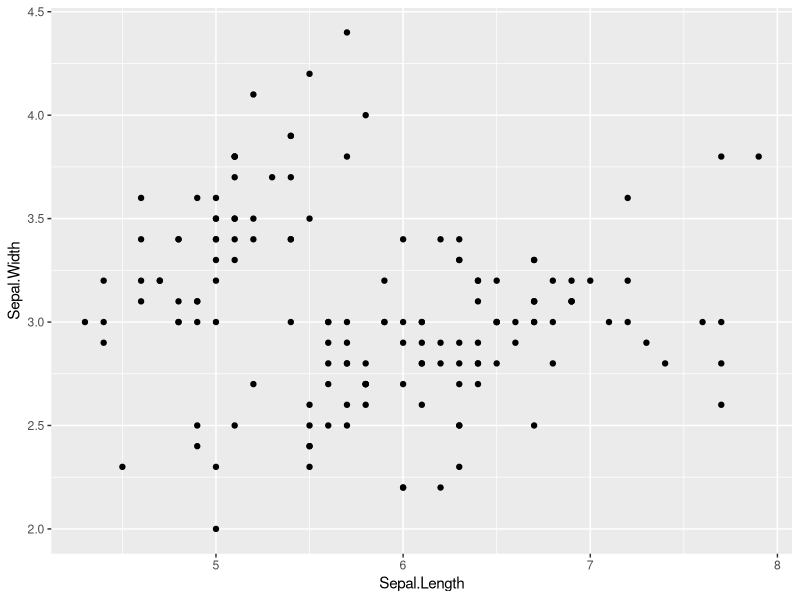
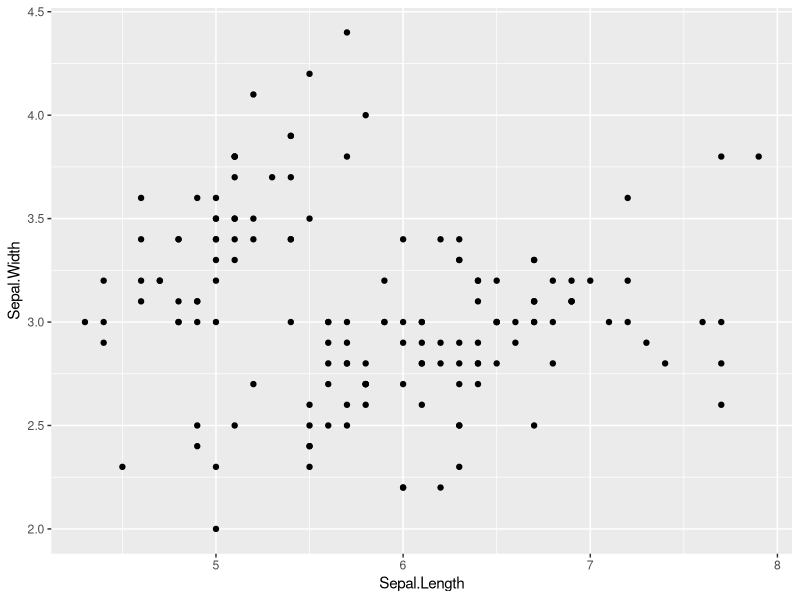
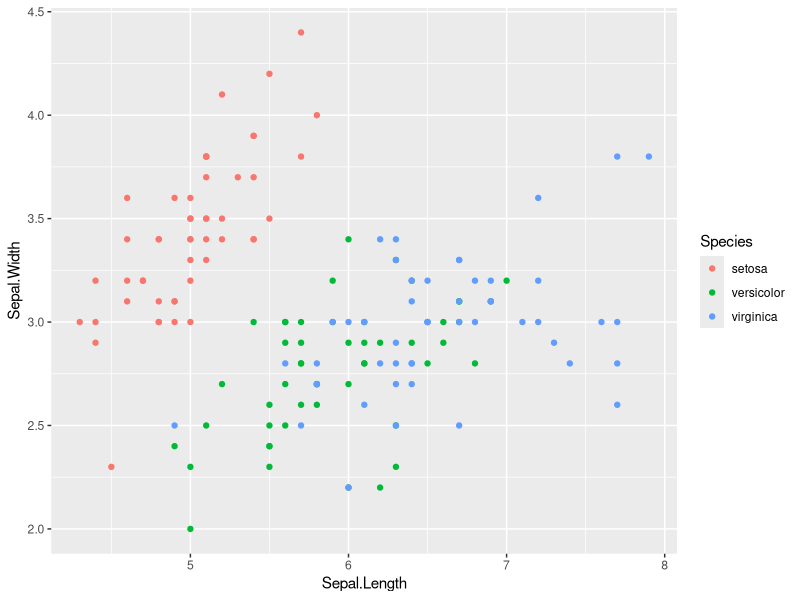
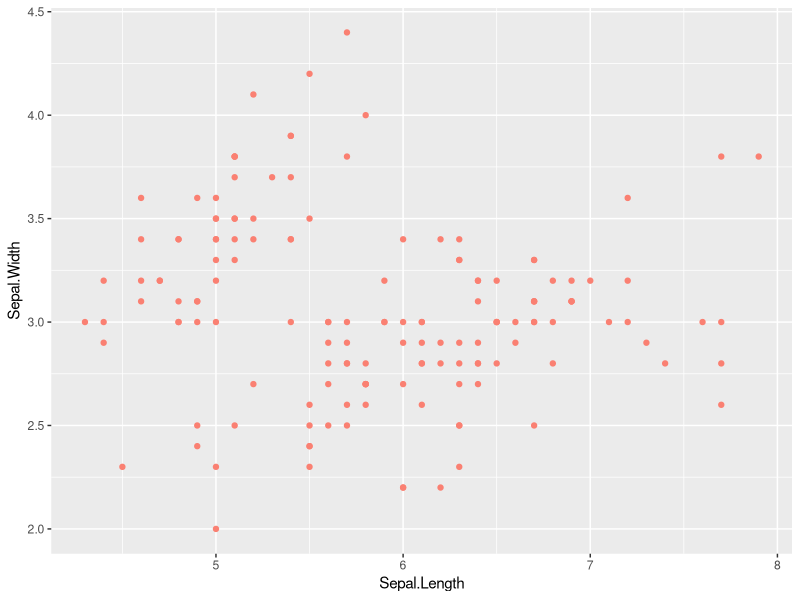
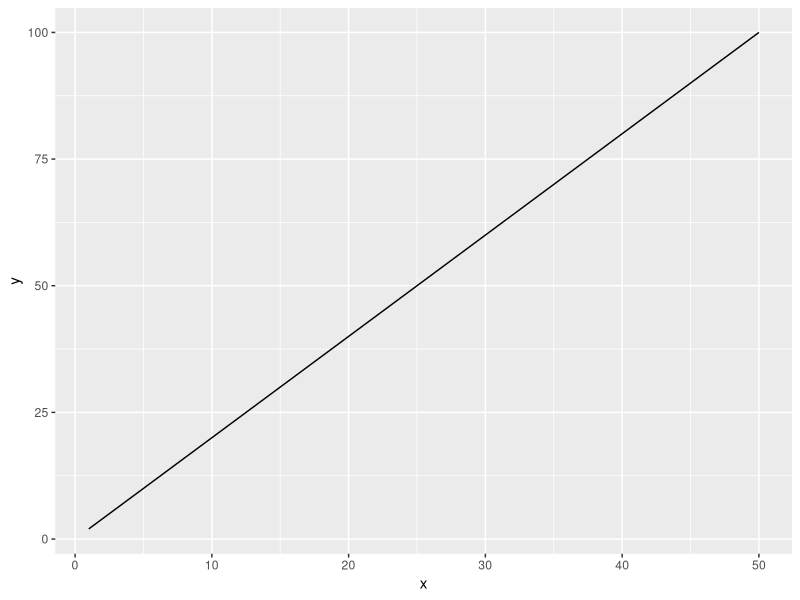
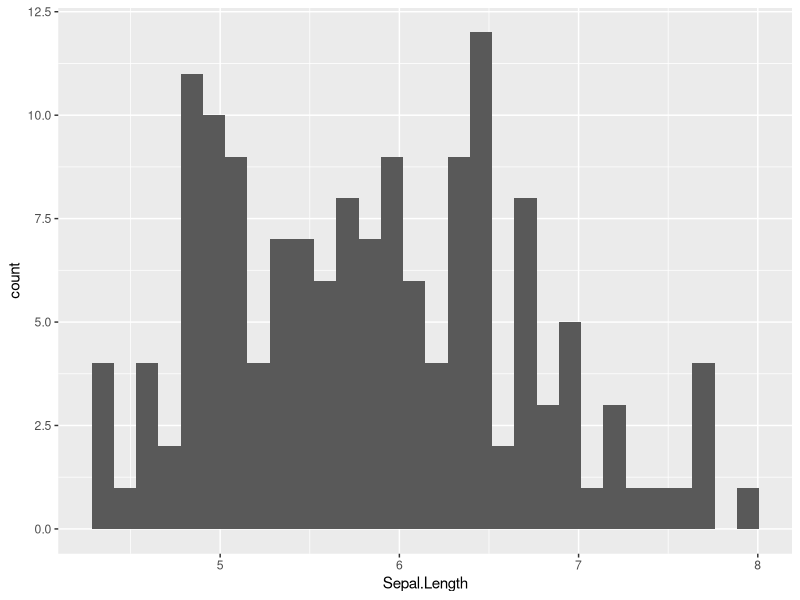
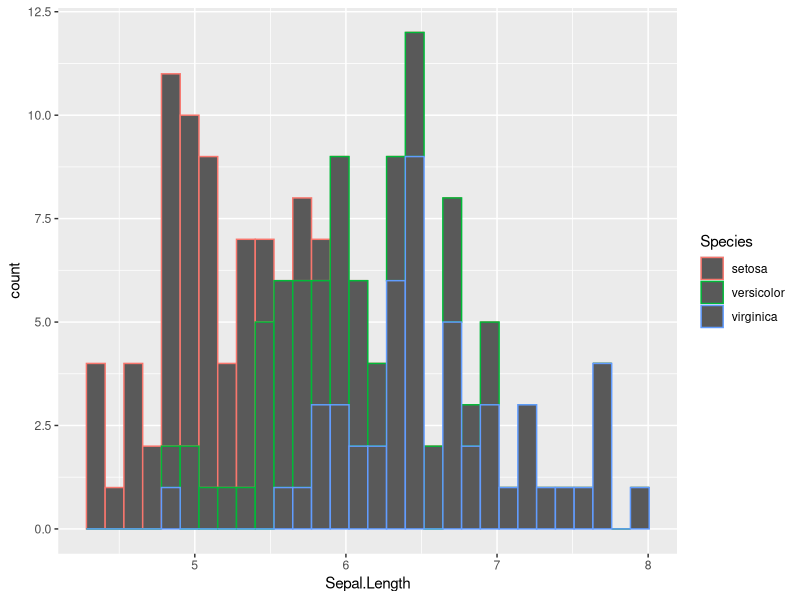
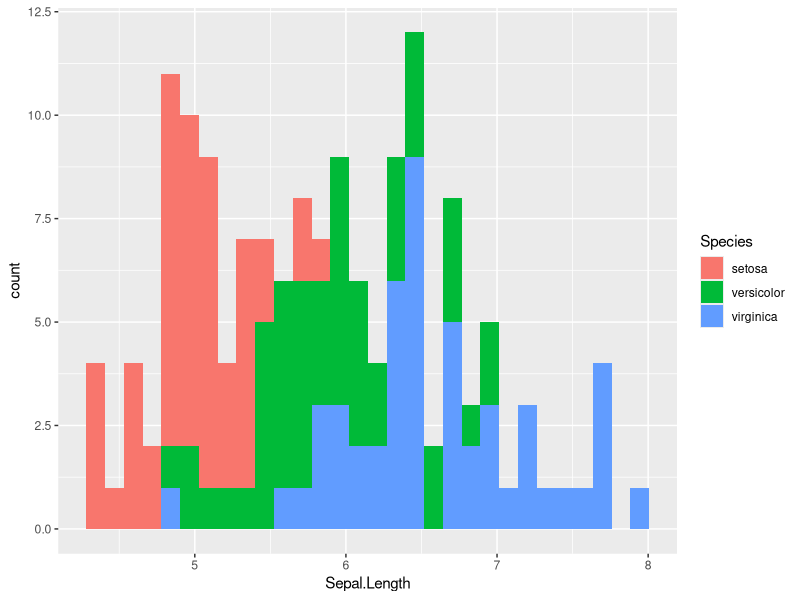

R code for these plots, in order:
#install.packages("tidyverse")
library(tidyverse)

set.seed(123)

iris_sub <- as_tibble(iris) %>% 
  group_by(Species) %>% 
  sample_n(3) %>% 
  ungroup()

print(iris_sub)

# refresher ---------------------------------------------------------------

# exercise 1
# filter iris_sub to those with Sepal.Length greater than 5
# assign to `df_g5`

(df_g5 <- filter(iris_sub,
                 Sepal.Length > 5))

(df_g5 <- iris_sub %>% 
    filter(Sepal.Length > 5))

# exercise 2
# select columns of Sepal.Length and Petal.Width from iris_sub
# assign to `df_sp`

(df_sp <- iris_sub %>% 
    select(c(Sepal.Length, Petal.Width)))

# exercise 3
# arrange rows by Petal.Width in iris_sub
# assign to `df_arrange`

(df_arrange <- iris_sub %>% 
    arrange(Petal.Width))

# exercise 4
# do exercise 1-3 at once with pipes
# assign to `df_master`

df_master <- iris_sub %>% 
  filter(Sepal.Length > 5) %>% 
  select(c(Sepal.Length, Petal.Width)) %>% 
  arrange(Petal.Width)

# extra
# calculate mean Petal.Width for each Species separately
# use group_by() and summarize() functions

(df_means <- iris_sub %>% 
    group_by(Species) %>% 
    summarize(mean_pw = mean(Petal.Width)))


# ggplot ------------------------------------------------------------------

# basic syntax
## without pipe
(g_example <- ggplot(data = iris,
                     mapping = aes(x = Sepal.Length,
                                   y = Sepal.Width)) +
   geom_point())

## with pipe
(g_example <- iris %>% 
    ggplot(mapping = aes(x = Sepal.Length,
                         y = Sepal.Width)) +
    geom_point())

# color
(g_col <- iris %>% 
    ggplot(mapping = aes(x = Sepal.Length,
                         y = Sepal.Width,
                         color = Species)) +
    geom_point())

# # pitfall, when you color points or anything (incorrect)
# iris %>% 
#   ggplot(mapping = aes(x = Sepal.Length,
#                        y = Sepal.Width),
#          color = Species) +
#   geom_point()

(g_scol <- iris %>% 
    ggplot(mapping = aes(x = Sepal.Length,
                         y = Sepal.Width)) +
    geom_point(color = "salmon"))

# line plot
df0 <- tibble(x = rep(1:50, 3),
              y = x * 2)

df0 %>% 
  ggplot(aes(x = x,
             y = y)) +
  geom_line()

# histogram
iris %>% 
  ggplot(aes(x = Sepal.Length)) +
  geom_histogram()

# histogram colored by Species
iris %>% 
  ggplot(aes(x = Sepal.Length,
             color = Species)) +
  geom_histogram()

# histogram filled by Species
iris %>% 
  ggplot(aes(x = Sepal.Length,
             fill = Species)) +
  geom_histogram()

# boxplot
iris %>% 
  ggplot(aes(y = Sepal.Length,
             x = Species)) +
  geom_boxplot()

# boxplot filled by Species
iris %>% 
  ggplot(aes(y = Sepal.Length,
             x = Species,
             fill = Species)) +
  geom_boxplot()

# use multiple layers
# example 1
iris %>% 
  ggplot(aes(y = Sepal.Length,
             x = Species,
             fill = Species)) +
  geom_boxplot() +
  geom_point()

# example 2
iris %>% 
  ggplot(aes(y = Sepal.Length,
             x = Species,
             fill = Species)) +
  geom_boxplot() +
  geom_jitter(alpha = 0.25)

